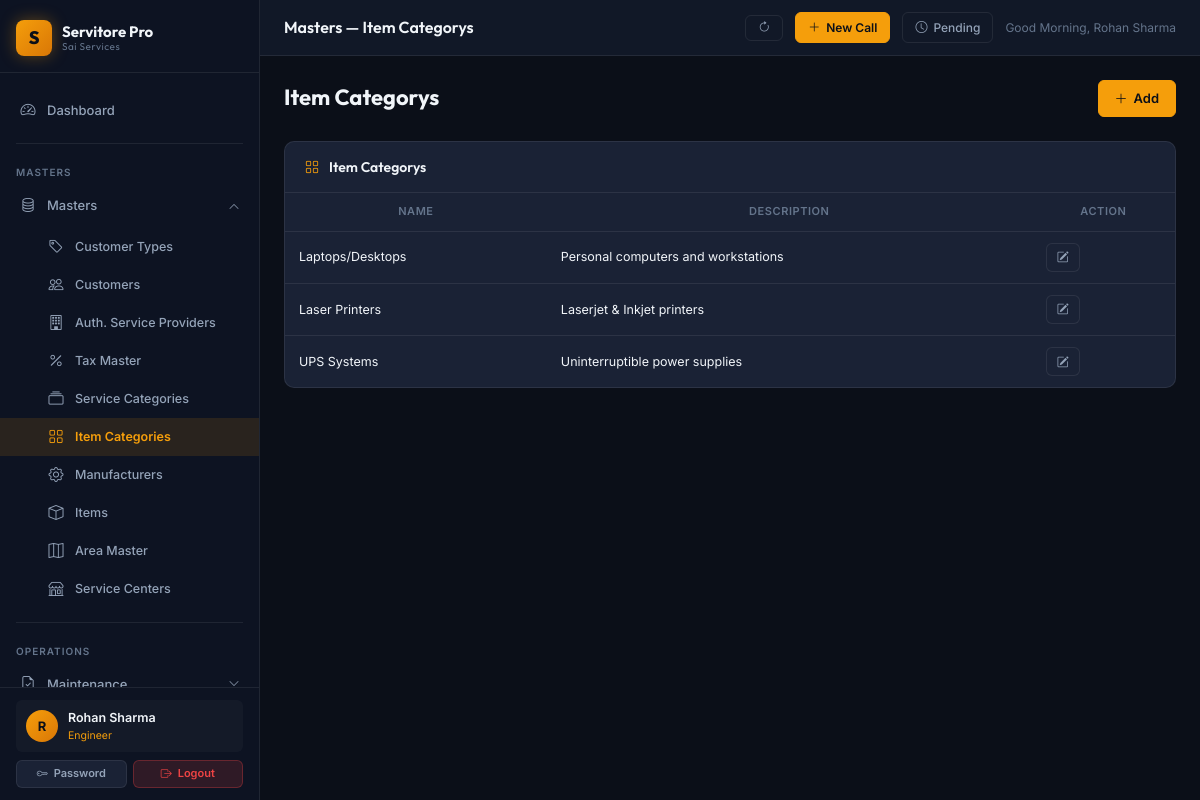
Page /masters/item-categories (signed in) on the committed database.
### app/models/user.py (models this page shows, shortened)
class User(db.Model, UserMixin):
    __tablename__ = 'users'
    id = db.Column(db.Integer, primary_key=True)
    username = db.Column(db.String(64), unique=True, nullable=False, index=True)
    email = db.Column(db.String(120), unique=True, nullable=False)
    full_name = db.Column(db.String(120), nullable=False, default='')
    password_hash = db.Column(db.String(256), nullable=False)
    role = db.Column(db.String(20), nullable=False, default='Viewer')
    is_active = db.Column(db.Boolean, nullable=False, default=True)
    phone = db.Column(db.String(20), nullable=True)
    area_id = db.Column(db.Integer, db.ForeignKey('area_masters.id'), nullable=True)
    created_at = db.Column(db.DateTime, default=datetime.utcnow)
    last_login_at = db.Column(db.DateTime, nullable=True)
    area = db.relationship('AreaMaster', foreign_keys=[area_id], lazy='select')

### app/models/categories.py (models this page shows, shortened)
class ItemCategory(db.Model):
    __tablename__ = 'item_categories'
    id = db.Column(db.Integer, primary_key=True)
    name = db.Column(db.String(100), unique=True, nullable=False)
    description = db.Column(db.String(255), nullable=True)
    created_at = db.Column(db.DateTime, default=datetime.utcnow)
    items = db.relationship('Item', backref='category', lazy=True)

### app/blueprints/masters/routes.py (the view)
@masters_bp.route('/item-categories')
@login_required
def item_categories():
    items = ItemCategory.query.order_by(ItemCategory.name).all()
    return render_template('masters/item_category/list.html', items=items)

### app/templates/masters/item_category/list.html (shortened to what this page needs)
{%  extends 'layouts/base.html' %}
{% block topbar_title %}Masters — Item Categorys{% endblock %}
{% block content %}
<div class="page-header">
  <div><div class="page-title">Item Categorys</div></div>
  <a href="{{ url_for('masters.add_item_category') }}" class="btn btn-primary"><i class="bi bi-plus-lg"></i> Add</a>
</div>
<div class="card">
  <div class="card-header"><i class="bi-grid text-accent"></i><span class="card-header-title">Item Categorys</span></div>
  <div class="table-responsive">
    {%  if items %}
    <table class="data-table"><thead><tr><th>Name</th><th>Description</th><th>Action</th></tr></thead>
    <tbody>{%  for it in items %}<tr>
      <td style="font-size:12.5px;">{{ it.name if it.name else '—' }}</td>
          <td style="font-size:12.5px;">{{ it.description if it.description else '—' }}</td>
      <td><a href="{{ url_for('masters.edit_item_category', id=it.id) }}" class="btn btn-sm btn-secondary"><i class="bi bi-pencil-square"></i></a></td>
    </tr>{%  endfor %}</tbody></table>
    {%  else %}
    <div class="empty-state"><i class="bi-grid"></i><h3>No item categorys found</h3></div>
    {%  endif %}
  </div>
</div>
{% endblock %}

### app/templates/layouts/base.html (shortened to what this page needs)
<!DOCTYPE html>
<html lang="en">
<head>
  <link rel="stylesheet" href="https://cdn.jsdelivr.net/npm/bootstrap-icons@1.11.3/font/bootstrap-icons.min.css">
  <link rel="stylesheet" href="{{ url_for('static', filename='css/main.css') }}">
</head>
<body>
<div class="app-shell">
  <aside class="sidebar" id="sidebar">
    <div class="sidebar-brand">
      <div class="brand-icon">S</div>
      <div class="brand-text">
        Servitore Pro
        <small>Sai Services</small>
      </div>
    </div>
    <nav style="flex:1; padding: 8px 0; overflow-y: auto;">
      <div class="nav-section">
        <a href="{{ url_for('dashboard.index') }}" class="nav-link {% if request.blueprint == 'dashboard' %}active{% endif %}">
          <i class="bi bi-speedometer2"></i> Dashboard
        </a>
      </div>
      <div class="divider" style="margin: 4px 16px;"></div>
      <div class="nav-section">
        <div class="nav-section-label">Masters</div>
        <div class="nav-item">
          <a class="nav-link" data-bs-toggle="collapse" href="#mastersMenu" role="button"
             aria-expanded="{% if request.blueprint == 'masters' %}true{% else %}false{% endif %}">
            <i class="bi bi-database"></i>
            <span>Masters</span>
            <i class="bi bi-chevron-down nav-arrow"></i>
          </a>
          <div class="collapse {% if request.blueprint == 'masters' %}show{% endif %}" id="mastersMenu">
            <ul class="nav-submenu">
              <li><a href="{{ url_for('masters.customer_types') }}" class="nav-link {% if request.path.startswith('/masters/customer-type') %}active{% endif %}"><i class="bi bi-tag"></i> Customer Types</a></li>
              <li><a href="{{ url_for('masters.customers') }}" class="nav-link {% if request.path.startswith('/masters/customer') and 'type' not in request.path %}active{% endif %}"><i class="bi bi-people"></i> Customers</a></li>
              <li><a href="{{ url_for('masters.asps') }}" class="nav-link {% if request.path.startswith('/masters/asp') %}active{% endif %}"><i class="bi bi-building"></i> Auth. Service Providers</a></li>
              <li><a href="{{ url_for('masters.taxes') }}" class="nav-link {% if request.path.startswith('/masters/tax') %}active{% endif %}"><i class="bi bi-percent"></i> Tax Master</a></li>
              <li><a href="{{ url_for('masters.service_categories') }}" class="nav-link {% if request.path.startswith('/masters/service-cat') %}active{% endif %}"><i class="bi bi-collection"></i> Service Categories</a></li>
              <li><a href="{{ url_for('masters.item_categories') }}" class="nav-link {% if request.path.startswith('/masters/item-cat') %}active{% endif %}"><i class="bi bi-grid"></i> Item Categories</a></li>
              <li><a href="{{ url_for('masters.manufacturers') }}" class="nav-link {% if request.path.startswith('/masters/manufacturer') %}active{% endif %}"><i class="bi bi-gear"></i> Manufacturers</a></li>
              <li><a href="{{ url_for('masters.items') }}" class="nav-link {% if request.path.startswith('/masters/item') and 'cat' not in request.path %}active{% endif %}"><i class="bi bi-box"></i> Items</a></li>
              <li><a href="{{ url_for('masters.areas') }}" class="nav-link {% if request.path.startswith('/masters/area') %}active{% endif %}"><i class="bi bi-map"></i> Area Master</a></li>
              <li><a href="{{ url_for('masters.service_centers') }}" class="nav-link {% if request.path.startswith('/masters/service-center') %}active{% endif %}"><i class="bi bi-shop"></i> Service Centers</a></li>
            </ul>
          </div>
        </div>
      </div>
      <div class="divider" style="margin: 4px 16px;"></div>
      <div class="nav-section">
        <div class="nav-section-label">Operations</div>
        <div class="nav-item">
          <a class="nav-link" data-bs-toggle="collapse" href="#maintenanceMenu" role="button"
             aria-expanded="{% if request.blueprint == 'maintenance' %}true{% else %}false{% endif %}">
            <i class="bi bi-file-earmark-check"></i>
            <span>Maintenance</span>
            <i class="bi bi-chevron-down nav-arrow"></i>
          </a>
        </div>
      </div>
    </nav>
    <div class="sidebar-footer">
      {% if current_user.is_authenticated %}
      <div class="sidebar-user">
        <div class="user-avatar">{{ (current_user.full_name or current_user.username)[0]|upper }}</div>
        <div class="user-info">
          <div class="user-name">{{ current_user.full_name or current_user.username }}</div>
          <div class="user-role">{{ current_user.role }}</div>
        </div>
      </div>
      <div style="display:flex; gap:6px; margin-top:8px;">
        <a href="{{ url_for('auth.change_password') }}" class="btn btn-secondary btn-sm" style="flex:1; justify-content:center; font-size:11px;"><i class="bi bi-key"></i> Password</a>
        <a href="{{ url_for('auth.logout') }}" class="btn btn-danger btn-sm" style="flex:1; justify-content:center; font-size:11px;"><i class="bi bi-box-arrow-right"></i> Logout</a>
      </div>
      {% endif %}
    </div>
  </aside>
  <div class="main-wrapper">
    <header class="topbar">
      <div>
        <div class="topbar-title font-outfit">{% block topbar_title %}Servitore Pro{% endblock %}</div>
      </div>
      <div class="topbar-actions">
        <button onclick="window.location.reload();" class="topbar-btn" title="Refresh Page">
          <i class="bi bi-arrow-clockwise"></i>
        </button>
        <a href="{{ url_for('service.register') }}" class="topbar-btn primary" title="Service Call Register (F3)">
          <i class="bi bi-plus-lg"></i> New Call
        </a>
        <a href="{{ url_for('service.pending_calls') }}" class="topbar-btn" title="Pending Calls (Ctrl+P)">
          <i class="bi bi-clock"></i>
          <span class="d-none d-sm-inline">Pending</span>
        </a>
        {% if current_user.is_authenticated %}
        <span style="font-size:12px; color:var(--text-muted);" id="header-greeting" data-name="{{ current_user.full_name or current_user.username }}"></span>
        {% endif %}
      </div>
    </header>
    <main class="content-area">
      {% block content %}{% endblock %}
    </main>
  </div>
</div>
</body>
</html>

### rows in the picture
User: full_name "R", full_name "Rohan Sharma", role "Engineer"
ItemCategory: name "Laptops/Desktops", description "Personal computers and workstations"
ItemCategory: name "Laser Printers", description "Laserjet & Inkjet printers"
ItemCategory: name "UPS Systems", description "Uninterruptible power supplies"
